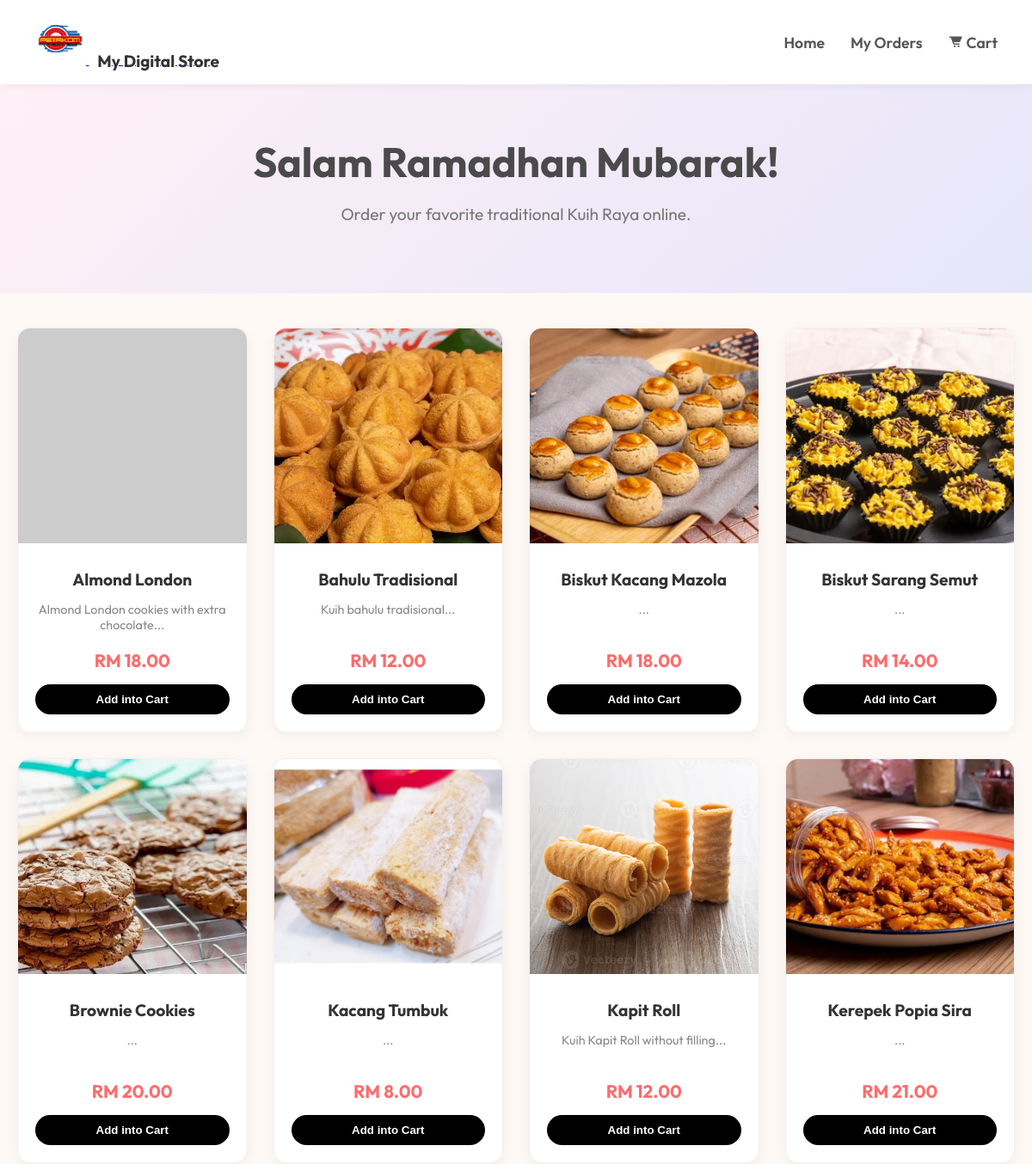
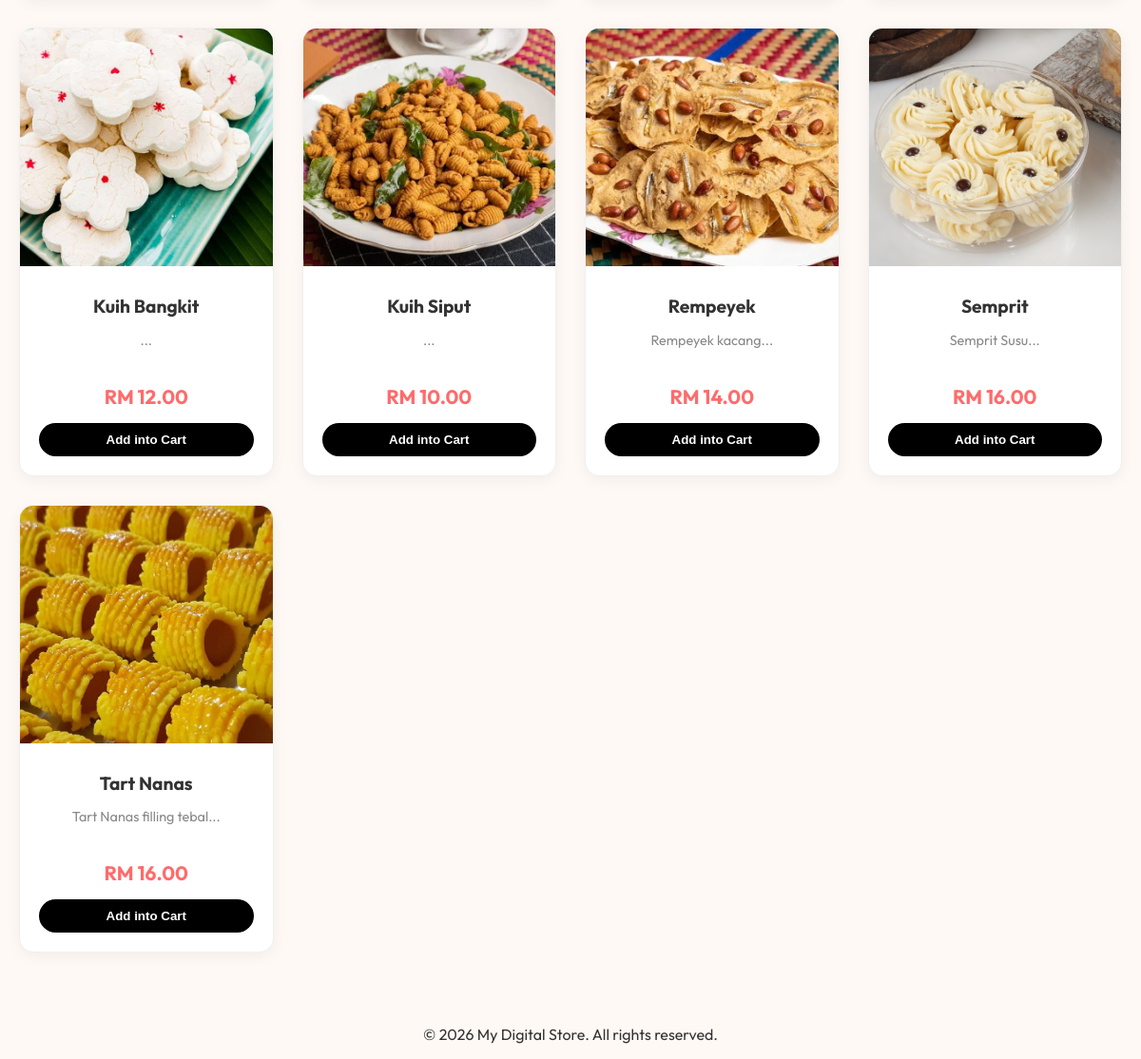
Before: / with the older database file (2 pictures, top to bottom).
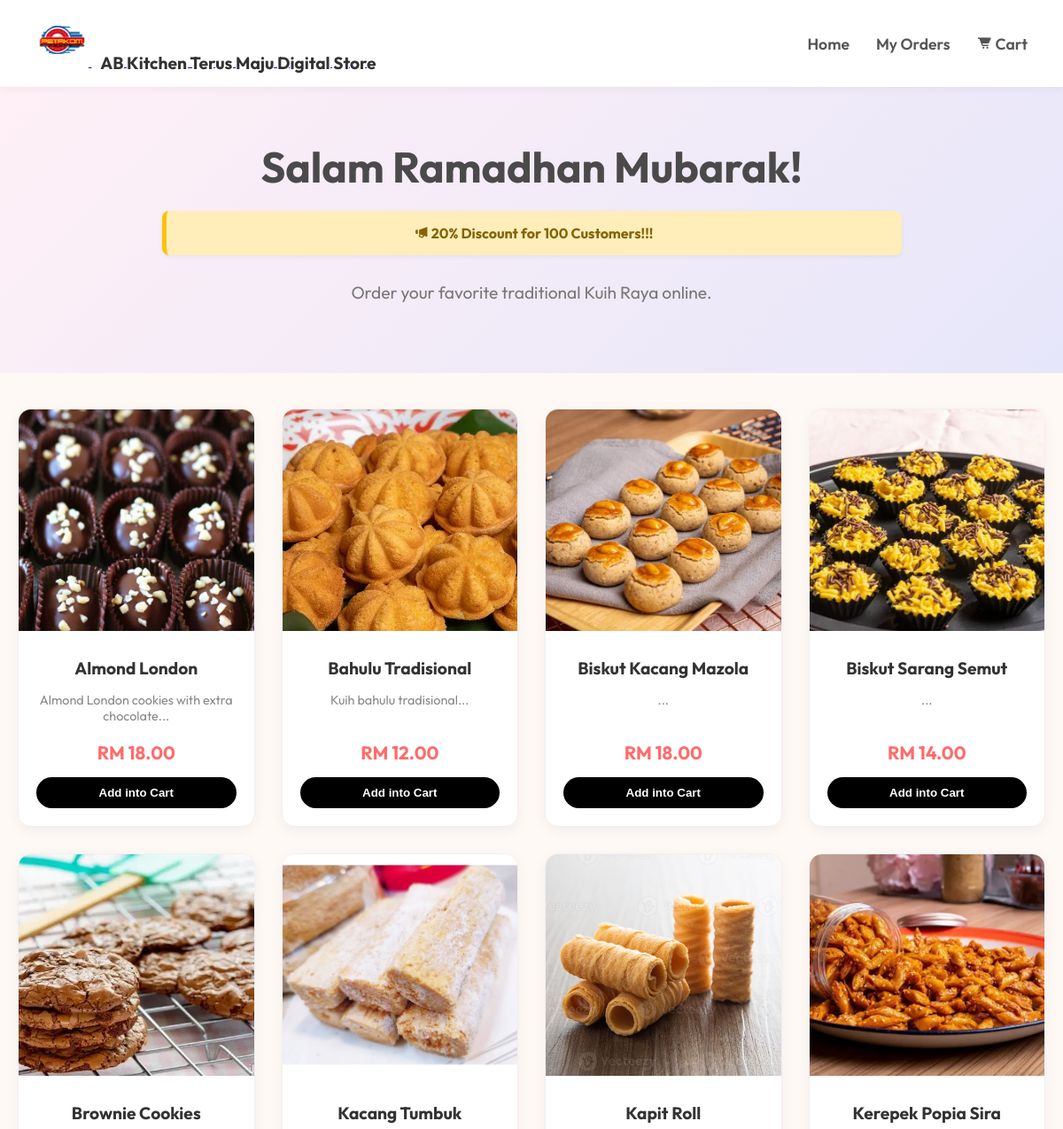
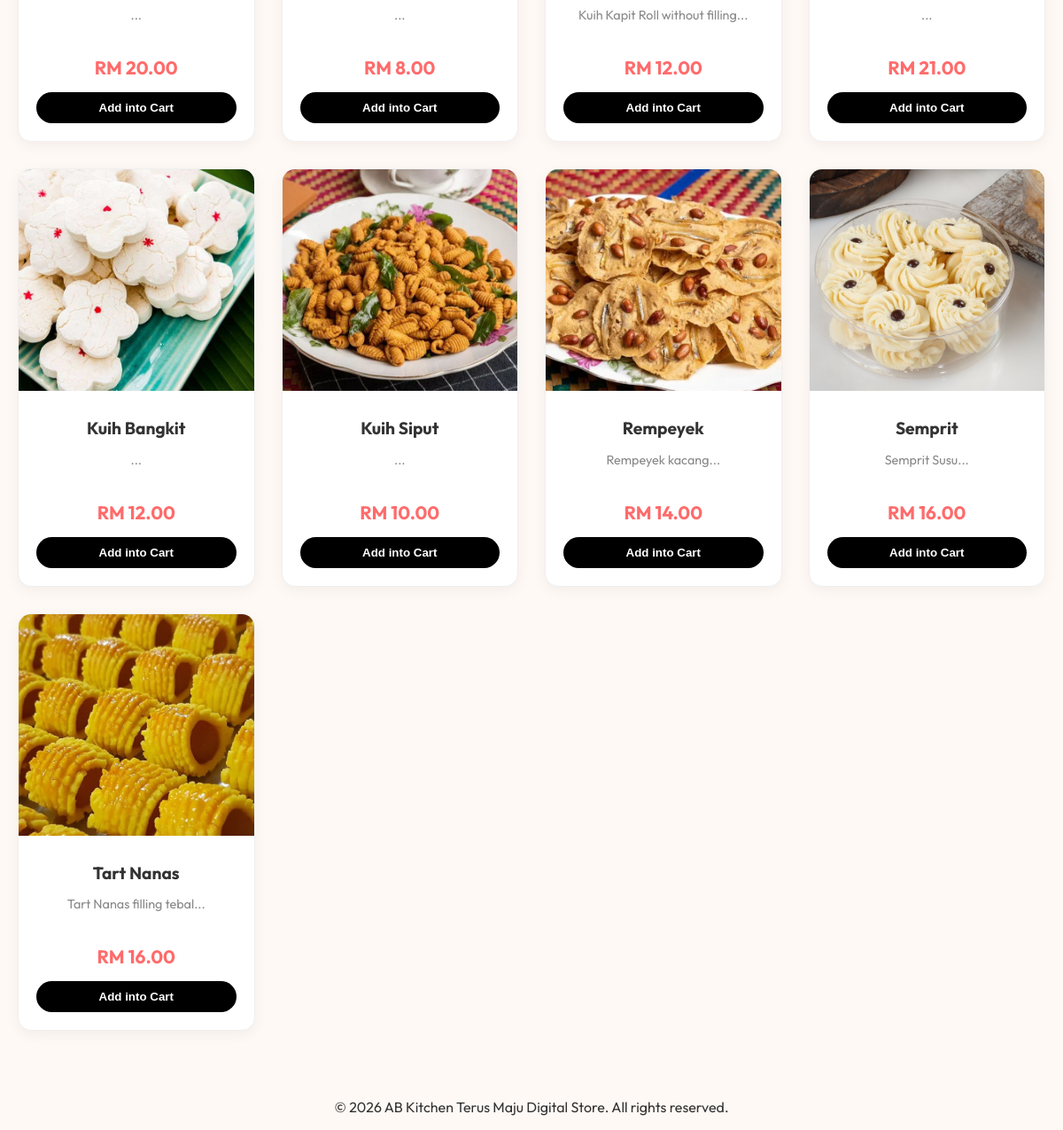
After: the same page with the newer database file (2 pictures, top to bottom).
### tables this page shows
CREATE TABLE products (
                id INTEGER PRIMARY KEY AUTOINCREMENT,
                name TEXT NOT NULL,
                description TEXT,
                price REAL NOT NULL,
                stock INTEGER DEFAULT 0,
                image_url TEXT,
                created_at DATETIME DEFAULT CURRENT_TIMESTAMP
            );

### helpers.php (called while the page is built, shortened)
<?php
function get_settings($pdo) {
    try {
        $stmt = $pdo->query("SELECT setting_key, setting_value FROM settings");
        $settings = [];
        while ($row = $stmt->fetch(PDO::FETCH_ASSOC)) {
            $settings[$row['setting_key']] = $row['setting_value'];
        }
        return $settings;
    } catch (PDOException $e) {
        return [];
    }
}

### index.php (the view, shortened to what this page needs)
<?php
require_once 'config/db.php';
try {
    $stmt = $pdo->query("SELECT * FROM products ORDER BY name ASC");
    $products = $stmt->fetchAll();
} catch (PDOException $e) {
    die("Error loading products.");
}
require_once 'helpers.php';
$settings = get_settings($pdo);
?>
<!DOCTYPE html>
<html lang="en">
<head>
    <link href='https://unpkg.com/boxicons@2.1.4/css/boxicons.min.css' rel='stylesheet'>
    <link rel="stylesheet" href="styles/shop.css">
</head>
<body>
    <?php include 'pages/shop/header.php'; ?>
    <section class="hero">
        <h1>Salam Ramadhan Mubarak!</h1>
        <?php if (!empty($settings['announcement_text'])): ?>
            <div class="announcement-banner">
                <i class='bx bxs-megaphone'></i> <?= nl2br(htmlspecialchars($settings['announcement_text'])) ?>
            </div>
        <?php endif; ?>
        <p>Order your favorite traditional Kuih Raya online.</p>
    </section>
    <div class="container">
        <div class="product-grid">
            <?php foreach ($products as $p): ?>
                <div class="product-card">
                    <div class="product-image">
                        <img src="<?= $p['image_url'] ? 'images/product/' . htmlspecialchars($p['image_url']) : 'images/icons/no-image.png' ?>"
                             alt="<?= htmlspecialchars($p['name']) ?>"
                             onerror="this.src='https://placehold.co/400x400?text=No+Image'">
                    </div>
                    <div class="product-info">
                        <h3 class="product-title"><?= htmlspecialchars($p['name']) ?></h3>
                        <p class="product-desc"><?= htmlspecialchars(substr($p['description'], 0, 80)) ?>...</p>
                        <span class="product-price">RM <?= number_format($p['price'], 2) ?></span>
                        <?php if ($p['stock'] > 0): ?>
                            <form method="POST">
                                <button type="submit" name="add_to_cart" class="btn-add-cart">Add into Cart</button>
                            </form>
                        <?php else: ?>
                            <button class="btn-add-cart" style="background:#ccc;cursor:not-allowed;" disabled>Out of Stock</button>
                        <?php endif; ?>
                    </div>
                </div>
            <?php endforeach; ?>
        </div>
    </div>
    <?php include 'footer.php'; ?>
</body>
</html>

### pages/shop/header.php (shortened to what this page needs)
<?php
$store_name = $settings['store_name'] ?? 'My Digital Store';
?>
<header class="shop-header">
    <div class="shop-logo">
        <a href="/index.php">
            <img src="<?= !empty($settings['store_logo']) ? '/images/settings/'.htmlspecialchars($settings['store_logo']) : '/images/Logo.png' ?>" alt="<?= htmlspecialchars($store_name) ?>" onerror="this.src='/images/icons/user.png'">
            <span style="font-weight:bold;margin-left:10px;font-size:1.2rem;color:#333;vertical-align:middle;"><?= htmlspecialchars($store_name) ?></span>
        </a>
    </div>
    <nav class="shop-nav">
        <a href="/index.php">Home</a>
        <a href="/pages/shop/track_order.php">My Orders</a>
        <a href="/pages/shop/cart.php" class="cart-icon">
            <i class='bx bxs-cart-alt'></i> Cart
        </a>
    </nav>
</header>

### footer.php (shortened to what this page needs)
<footer style="text-align: center; margin-top: 5px;">
<?php
$footer_store_name = $settings['store_name'] ?? 'My Digital Store';
?>
    <p>© <?= date('Y') ?> <?= htmlspecialchars($footer_store_name) ?>. All rights reserved.</p>
</footer>

### styles/shop.css (style rules this page uses)
:root { --primary-color: #dcb5ff; --accent-color: #ff6b6b; --bg-color: #fff9f5; --text-color: #333; --card-shadow: 0 4px 15px rgba(0, 0, 0, 0.05); }
body { margin: 0; font-family: 'Outfit', 'Segoe UI', sans-serif; background-color: var(--bg-color); color: var(--text-color); }
.shop-header { background: white; padding: 15px 40px; display: flex; justify-content: space-between; align-items: center; box-shadow: 0 2px 10px rgba(0, 0, 0, 0.05); position: sticky; top: 0; z-index: 1000; }
.shop-logo img { height: 60px; }
.shop-nav { display: flex; gap: 30px; align-items: center; }
.shop-nav a { text-decoration: none; color: #555; font-weight: 600; font-size: 1.1rem; transition: color 0.3s; }
.cart-icon { position: relative; font-size: 1.4rem; }
.hero { text-align: center; padding: 60px 20px; background: linear-gradient(135deg, #fff0f6 0%, #e6e6fa 100%); margin-bottom: 40px; }
.hero h1 { font-size: 3rem; margin: 0 0 10px 0; color: #4a4a4a; }
.hero p { font-size: 1.2rem; color: #777; }
.container { max-width: 1200px; margin: 0 auto; padding: 0 20px 60px; }
.product-grid { display: grid; grid-template-columns: repeat(auto-fill, minmax(250px, 1fr)); gap: 30px; }
.product-card { background: white; border-radius: 15px; overflow: hidden; box-shadow: var(--card-shadow); transition: transform 0.3s, box-shadow 0.3s; border: 1px solid #f0f0f0; }
.product-image { width: 100%; height: 250px; overflow: hidden; position: relative; }
.product-image img { width: 100%; height: 100%; object-fit: cover; transition: transform 0.5s; }
.product-info { padding: 20px; text-align: center; }
.product-title { font-size: 1.2rem; margin: 10px 0; font-weight: 700; }
.product-desc { font-size: 0.9rem; color: #888; margin-bottom: 15px; height: 40px; overflow: hidden; }
.product-price { font-size: 1.3rem; color: var(--accent-color); font-weight: bold; display: block; margin-bottom: 15px; }
.btn-add-cart { background: black; color: white; border: none; padding: 10px 25px; border-radius: 25px; cursor: pointer; font-weight: 600; transition: background 0.3s; width: 100%; }

### index.php (style rules this page uses)
.announcement-banner { background: #ffeeba; color: #856404; padding: 15px; text-align: center; border-radius: 8px; margin: 20px auto 30px auto; max-width: 800px; font-weight: bold; border-left: 5px solid #ffc107; box-shadow: 0 2px 5px rgba(0,0,0,0.05); }

Changed rows visible on the page:
changed products "Almond London": image_url: picture added in place of a placeholder
Other visible differences:
$store_name: "My Digital Store" → "AB Kitchen Terus Maju Digital Store"
$settings['announcement_text']: (not shown) → "20% Discount for 100 Customers!!!"
$footer_store_name: "My Digital Store" → "AB Kitchen Terus Maju Digital Store"
